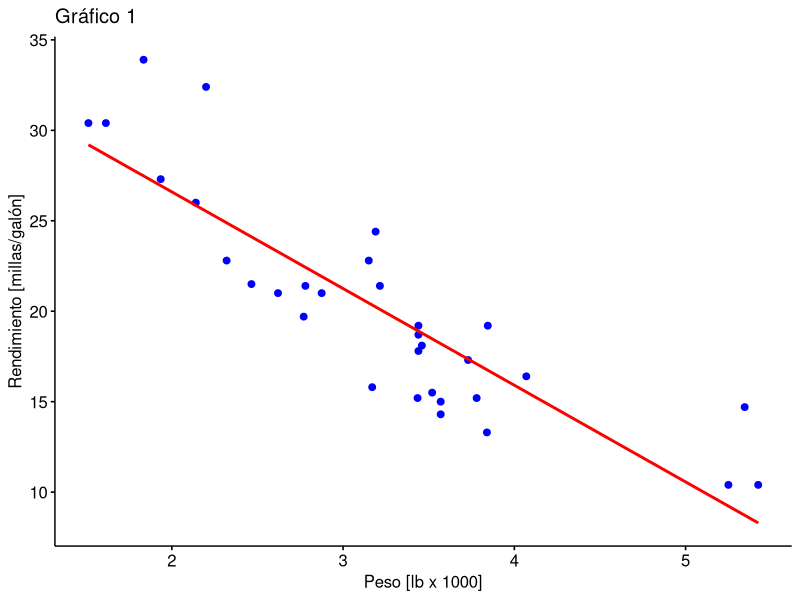
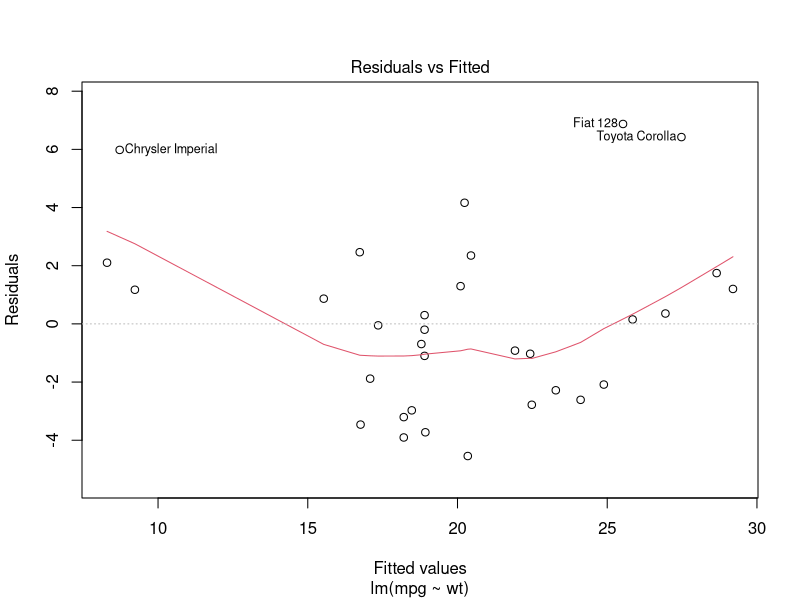
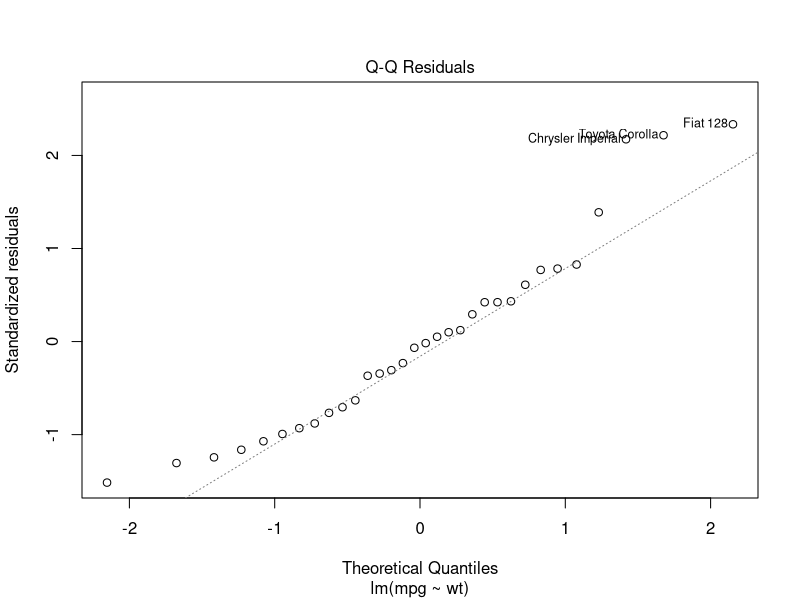
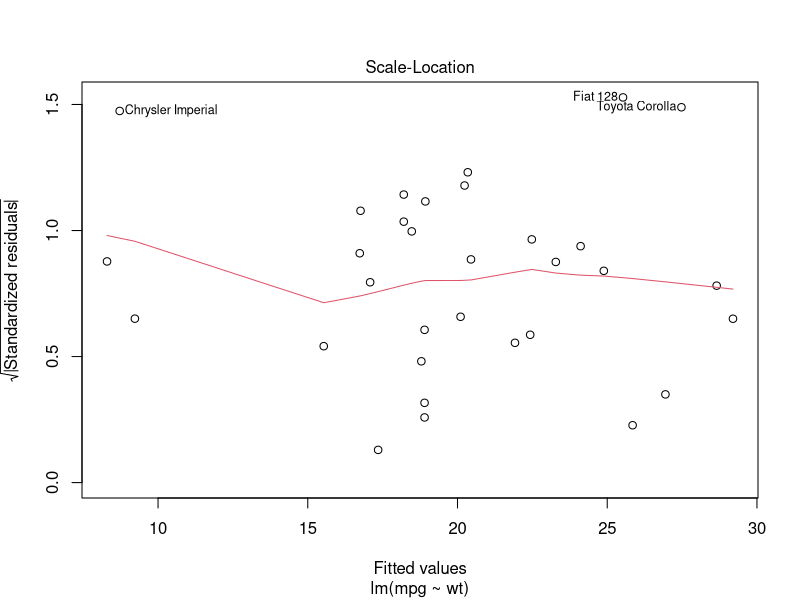
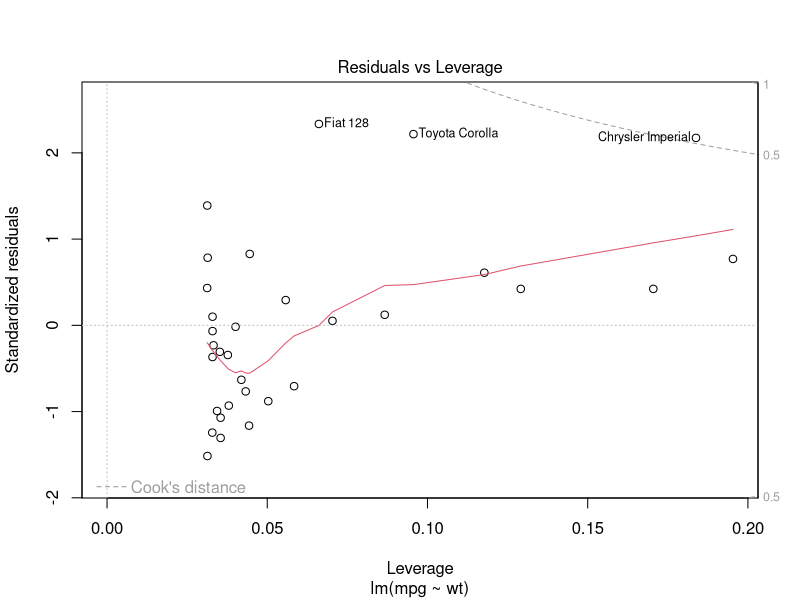
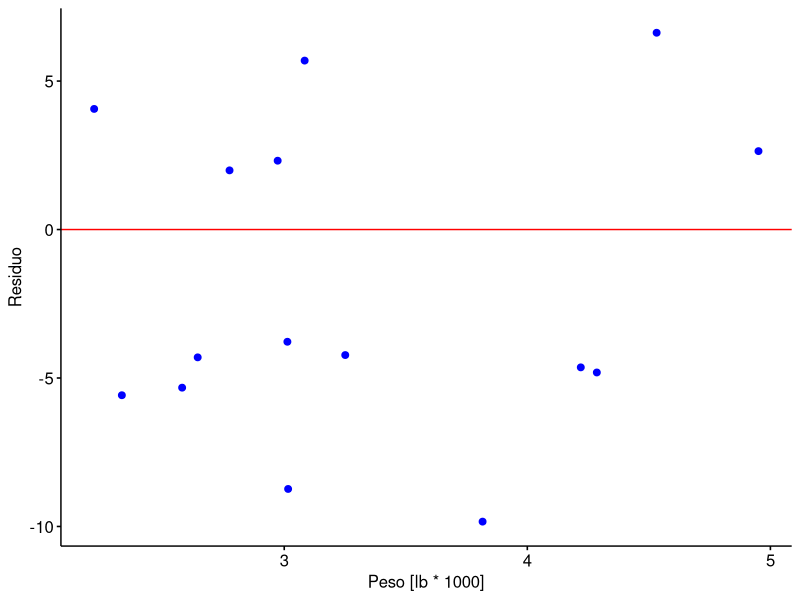

The R script that drew these images, in order:

# Condiciones a verificar:

# 1. El gráfico 1muestra la recta ajustada para el rendimiento de un automóvil de acuerdo a su peso, 
#    donde podemos observar que los datos presentan una relación lineal, aunque algunos 
#    puntos parecen estar algo alejados de la recta ajustada
# 2. en general, sigue una distribución razonablemente cercana a la normal (figura 13.8b), aunque en 
#    ambas figuras se aprecian unos pocos modelos que se comportan como valores atípicos.
# 3. variabilidad de los residuos no es muy grande (figura 13.8a) 
# 4. Además, podemos suponer que las observaciones son independientes entre sí y, evidentemente, 
#    no corresponden a una serie de tiempo.

library(ggpubr)

# Cargar los datos.
datos <- mtcars

# Ajustar modelo con R.
modelo <- lm(mpg ~ wt, data = datos)
print(summary(modelo))

# Graficar el modelo.
# wt: Peso total, en miles de libras. (predictor)
# mpg: Rendimiento, en millas (EEUU) por galón [millas/galón]
p <- ggscatter(datos, x = "wt", y = "mpg", color = "blue", fill = "blue",
               xlab = "Peso [lb x 1000]", ylab = "Rendimiento [millas/galón]", title = "Gráfico 1")
p <- p + geom_smooth(method = lm, se = FALSE, colour = "red") 
print(p)

# Crear gráficos para evaluar el modelo.
plot(modelo)

# Ingresar algunas instancias artificiales.
mpg <- c(23.714, 19.691, 19.242, 12.430, 10.090, 9.565, 18.171, 26.492, 7.054,
            24.447 , 15.683 , 17.403 , 13.465 , 18.850 , 29.493)

wt <- c(2.973, 4.532, 2.332, 3.016, 4.220, 4.286, 2.580, 3.084, 3.816, 2.775,
           3.251 , 3.013 , 4.951 , 2.644 , 2.218)

nuevos <- data.frame(mpg, wt) 

# Usar el modelo para predecir el rendimiento de los nuevos y ver los
# residuos resultantes.
predicciones <- predict(modelo , nuevos)
residuos <- nuevos$mpg - predicciones
nuevos <- data.frame(nuevos , residuos)

r <- ggscatter( nuevos, x = "wt", y = "residuos", color = "blue",
                   fill = "blue", xlab = "Peso [lb * 1000]", ylab = "Residuo")

r <- r + geom_hline(yintercept = 0, colour = "red")
print(r)
             
             